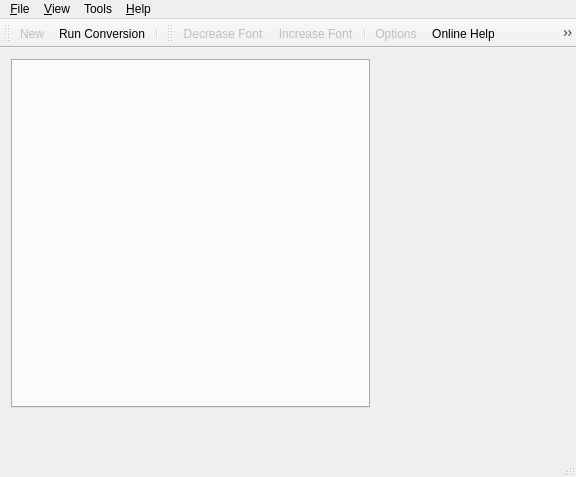
<?xml version="1.0" encoding="UTF-8"?>
<ui version="4.0">
 <class>MainWindow</class>
 <widget class="QMainWindow" name="MainWindow">
  <property name="geometry">
   <rect>
    <x>0</x>
    <y>0</y>
    <width>576</width>
    <height>477</height>
   </rect>
  </property>
  <property name="sizePolicy">
   <sizepolicy hsizetype="Maximum" vsizetype="Maximum">
    <horstretch>0</horstretch>
    <verstretch>0</verstretch>
   </sizepolicy>
  </property>
  <property name="windowTitle">
   <string>SQLines Studio</string>
  </property>
  <property name="windowIcon">
   <iconset resource="sqlines.qrc">
    <normaloff>:/images/sqlines.png</normaloff>:/images/sqlines.png</iconset>
  </property>
  <widget class="QWidget" name="centralWidget">
   <property name="sizePolicy">
    <sizepolicy hsizetype="Maximum" vsizetype="Maximum">
     <horstretch>0</horstretch>
     <verstretch>0</verstretch>
    </sizepolicy>
   </property>
   <property name="maximumSize">
    <size>
     <width>3000</width>
     <height>3000</height>
    </size>
   </property>
   <widget class="QWidget" name="verticalLayoutWidget">
    <property name="geometry">
     <rect>
      <x>0</x>
      <y>0</y>
      <width>381</width>
      <height>371</height>
     </rect>
    </property>
    <layout class="QVBoxLayout" name="verticalLayout">
     <property name="sizeConstraint">
      <enum>QLayout::SetMaximumSize</enum>
     </property>
     <item>
      <widget class="QTabWidget" name="mainTabWidget">
       <property name="sizePolicy">
        <sizepolicy hsizetype="Expanding" vsizetype="Expanding">
         <horstretch>1</horstretch>
         <verstretch>1</verstretch>
        </sizepolicy>
       </property>
      </widget>
     </item>
    </layout>
   </widget>
  </widget>
  <widget class="QMenuBar" name="menuBar">
   <property name="geometry">
    <rect>
     <x>0</x>
     <y>0</y>
     <width>576</width>
     <height>26</height>
    </rect>
   </property>
   <widget class="QMenu" name="menu_File">
    <property name="title">
     <string>&amp;File</string>
    </property>
    <addaction name="actionNew"/>
    <addaction name="actionOpen_file"/>
    <addaction name="actionRecent_files"/>
    <addaction name="separator"/>
    <addaction name="actionSave"/>
    <addaction name="actionSave_as"/>
    <addaction name="actionSave_all"/>
    <addaction name="separator"/>
    <addaction name="actionClose"/>
    <addaction name="actionClose_all"/>
    <addaction name="separator"/>
    <addaction name="actionExit"/>
   </widget>
   <widget class="QMenu" name="menuView">
    <property name="title">
     <string>&amp;View</string>
    </property>
    <widget class="QMenu" name="menuUI_Style">
     <property name="title">
      <string>UI Style</string>
     </property>
     <property name="icon">
      <iconset resource="sqlines.qrc">
       <normaloff>:/images/styles.png</normaloff>:/images/styles.png</iconset>
     </property>
     <addaction name="actionWindows_7"/>
     <addaction name="actionWindows_XP"/>
     <addaction name="actionWindows"/>
     <addaction name="separator"/>
     <addaction name="actionMacintosh"/>
     <addaction name="actionMotif"/>
     <addaction name="actionCDE"/>
     <addaction name="separator"/>
     <addaction name="actionPlastigue"/>
     <addaction name="actionCleanlooks"/>
     <addaction name="separator"/>
     <addaction name="actionDefaultStyle"/>
    </widget>
    <addaction name="actionIncrease_font"/>
    <addaction name="actionDecrease_font"/>
    <addaction name="separator"/>
    <addaction name="actionFind"/>
    <addaction name="actionReplace"/>
    <addaction name="separator"/>
    <addaction name="menuUI_Style"/>
   </widget>
   <widget class="QMenu" name="menuHelp">
    <property name="title">
     <string>&amp;Help</string>
    </property>
    <addaction name="actionOnline_help"/>
    <addaction name="separator"/>
    <addaction name="actionContact_us"/>
    <addaction name="actionAbout"/>
   </widget>
   <widget class="QMenu" name="menuTools">
    <property name="title">
     <string>Tools</string>
    </property>
    <addaction name="actionRun_Conversion"/>
    <addaction name="separator"/>
    <addaction name="actionOnline_conversion"/>
    <addaction name="separator"/>
    <addaction name="actionOptions"/>
   </widget>
   <addaction name="menu_File"/>
   <addaction name="menuView"/>
   <addaction name="menuTools"/>
   <addaction name="menuHelp"/>
  </widget>
  <widget class="QToolBar" name="mainToolBar">
   <property name="iconSize">
    <size>
     <width>24</width>
     <height>24</height>
    </size>
   </property>
   <attribute name="toolBarArea">
    <enum>TopToolBarArea</enum>
   </attribute>
   <attribute name="toolBarBreak">
    <bool>false</bool>
   </attribute>
   <addaction name="actionNew"/>
   <addaction name="actionRun_Conversion"/>
   <addaction name="separator"/>
  </widget>
  <widget class="QStatusBar" name="statusBar"/>
  <widget class="QToolBar" name="toolBar_4">
   <property name="windowTitle">
    <string>toolBar_4</string>
   </property>
   <property name="iconSize">
    <size>
     <width>24</width>
     <height>24</height>
    </size>
   </property>
   <attribute name="toolBarArea">
    <enum>TopToolBarArea</enum>
   </attribute>
   <attribute name="toolBarBreak">
    <bool>false</bool>
   </attribute>
   <addaction name="actionDecrease_font"/>
   <addaction name="actionIncrease_font"/>
   <addaction name="separator"/>
   <addaction name="actionOptions"/>
   <addaction name="actionOnline_help"/>
   <addaction name="actionOnline_conversion"/>
   <addaction name="actionContact_us"/>
  </widget>
  <action name="actionNew">
   <property name="enabled">
    <bool>false</bool>
   </property>
   <property name="icon">
    <iconset resource="sqlines.qrc">
     <normaloff>:/images/new.png</normaloff>
     <normalon>images/new.png</normalon>:/images/new.png</iconset>
   </property>
   <property name="text">
    <string>New</string>
   </property>
   <property name="toolTip">
    <string>Create new script</string>
   </property>
   <property name="shortcut">
    <string>Ctrl+N</string>
   </property>
  </action>
  <action name="actionRun_Conversion">
   <property name="icon">
    <iconset resource="sqlines.qrc">
     <normaloff>:/images/run.png</normaloff>:/images/run.png</iconset>
   </property>
   <property name="text">
    <string>Run Conversion</string>
   </property>
   <property name="toolTip">
    <string>Run Conversion</string>
   </property>
   <property name="shortcut">
    <string>F5</string>
   </property>
  </action>
  <action name="actionTerminate_Operation">
   <property name="icon">
    <iconset resource="sqlines.qrc">
     <normaloff>:/images/terminate.png</normaloff>:/images/terminate.png</iconset>
   </property>
   <property name="text">
    <string>Terminate Operation</string>
   </property>
   <property name="toolTip">
    <string>Terminate current operation</string>
   </property>
  </action>
  <action name="actionExit">
   <property name="text">
    <string>Exit</string>
   </property>
   <property name="toolTip">
    <string>Exit</string>
   </property>
  </action>
  <action name="actionOpen_file">
   <property name="enabled">
    <bool>false</bool>
   </property>
   <property name="icon">
    <iconset resource="sqlines.qrc">
     <normaloff>:/images/fileopen.png</normaloff>:/images/fileopen.png</iconset>
   </property>
   <property name="text">
    <string>Open File...</string>
   </property>
   <property name="shortcut">
    <string>Ctrl+O</string>
   </property>
  </action>
  <action name="actionSave">
   <property name="enabled">
    <bool>false</bool>
   </property>
   <property name="icon">
    <iconset resource="sqlines.qrc">
     <normaloff>:/images/filesave.png</normaloff>:/images/filesave.png</iconset>
   </property>
   <property name="text">
    <string>Save</string>
   </property>
   <property name="toolTip">
    <string>Save</string>
   </property>
   <property name="shortcut">
    <string>Ctrl+S</string>
   </property>
  </action>
  <action name="actionSave_as">
   <property name="enabled">
    <bool>false</bool>
   </property>
   <property name="text">
    <string>Save as...</string>
   </property>
  </action>
  <action name="actionSave_all">
   <property name="enabled">
    <bool>false</bool>
   </property>
   <property name="text">
    <string>Save all</string>
   </property>
  </action>
  <action name="actionClose">
   <property name="enabled">
    <bool>false</bool>
   </property>
   <property name="icon">
    <iconset resource="sqlines.qrc">
     <normaloff>:/images/fileclose.png</normaloff>:/images/fileclose.png</iconset>
   </property>
   <property name="text">
    <string>Close</string>
   </property>
  </action>
  <action name="actionClose_all">
   <property name="enabled">
    <bool>false</bool>
   </property>
   <property name="text">
    <string>Close all</string>
   </property>
  </action>
  <action name="actionRecent_files">
   <property name="enabled">
    <bool>false</bool>
   </property>
   <property name="text">
    <string>Recent Files</string>
   </property>
  </action>
  <action name="actionIncrease_font">
   <property name="enabled">
    <bool>false</bool>
   </property>
   <property name="icon">
    <iconset resource="sqlines.qrc">
     <normaloff>:/images/zoomin.png</normaloff>:/images/zoomin.png</iconset>
   </property>
   <property name="text">
    <string>Increase Font</string>
   </property>
   <property name="toolTip">
    <string>Increase font size</string>
   </property>
   <property name="shortcut">
    <string>Ctrl+=</string>
   </property>
  </action>
  <action name="actionDecrease_font">
   <property name="enabled">
    <bool>false</bool>
   </property>
   <property name="icon">
    <iconset resource="sqlines.qrc">
     <normaloff>:/images/zoomout.png</normaloff>:/images/zoomout.png</iconset>
   </property>
   <property name="text">
    <string>Decrease Font</string>
   </property>
   <property name="toolTip">
    <string>Decrease font size</string>
   </property>
   <property name="shortcut">
    <string>Ctrl+-</string>
   </property>
  </action>
  <action name="actionOnline_help">
   <property name="icon">
    <iconset resource="sqlines.qrc">
     <normaloff>:/images/documentation.png</normaloff>:/images/documentation.png</iconset>
   </property>
   <property name="text">
    <string>Online Help...</string>
   </property>
   <property name="shortcut">
    <string>F1</string>
   </property>
  </action>
  <action name="actionAbout">
   <property name="text">
    <string>About...</string>
   </property>
  </action>
  <action name="actionLicense_information">
   <property name="text">
    <string>License Information...</string>
   </property>
  </action>
  <action name="actionFind">
   <property name="enabled">
    <bool>false</bool>
   </property>
   <property name="icon">
    <iconset resource="sqlines.qrc">
     <normaloff>:/images/find.png</normaloff>:/images/find.png</iconset>
   </property>
   <property name="text">
    <string>Find...</string>
   </property>
   <property name="toolTip">
    <string>Find</string>
   </property>
   <property name="shortcut">
    <string>Ctrl+F</string>
   </property>
  </action>
  <action name="actionReplace">
   <property name="enabled">
    <bool>false</bool>
   </property>
   <property name="text">
    <string>Replace...</string>
   </property>
  </action>
  <action name="actionHorizontal_view">
   <property name="icon">
    <iconset resource="sqlines.qrc">
     <normaloff>:/images/vlayout.png</normaloff>:/images/vlayout.png</iconset>
   </property>
   <property name="text">
    <string>Horizontal View</string>
   </property>
  </action>
  <action name="actionVertical_view">
   <property name="icon">
    <iconset resource="sqlines.qrc">
     <normaloff>:/images/hlayout.png</normaloff>:/images/hlayout.png</iconset>
   </property>
   <property name="text">
    <string>Vertical View</string>
   </property>
  </action>
  <action name="actionOptions">
   <property name="enabled">
    <bool>false</bool>
   </property>
   <property name="icon">
    <iconset resource="sqlines.qrc">
     <normaloff>:/images/options.png</normaloff>:/images/options.png</iconset>
   </property>
   <property name="text">
    <string>Options...</string>
   </property>
   <property name="toolTip">
    <string>Studio Options</string>
   </property>
  </action>
  <action name="actionOnline_conversion">
   <property name="icon">
    <iconset resource="sqlines.qrc">
     <normaloff>:/images/online.png</normaloff>:/images/online.png</iconset>
   </property>
   <property name="text">
    <string>Online Conversion...</string>
   </property>
  </action>
  <action name="actionContact_us">
   <property name="icon">
    <iconset resource="sqlines.qrc">
     <normaloff>:/images/message.png</normaloff>:/images/message.png</iconset>
   </property>
   <property name="text">
    <string>Contact us...</string>
   </property>
  </action>
  <action name="actionWindows_7">
   <property name="checkable">
    <bool>true</bool>
   </property>
   <property name="text">
    <string>Windows 7</string>
   </property>
  </action>
  <action name="actionWindows_XP">
   <property name="checkable">
    <bool>true</bool>
   </property>
   <property name="text">
    <string>Windows XP</string>
   </property>
  </action>
  <action name="actionWindows">
   <property name="checkable">
    <bool>true</bool>
   </property>
   <property name="text">
    <string>Windows</string>
   </property>
  </action>
  <action name="actionMacintosh">
   <property name="checkable">
    <bool>true</bool>
   </property>
   <property name="text">
    <string>Macintosh</string>
   </property>
  </action>
  <action name="actionMotif">
   <property name="checkable">
    <bool>true</bool>
   </property>
   <property name="text">
    <string>Motif</string>
   </property>
  </action>
  <action name="actionCDE">
   <property name="checkable">
    <bool>true</bool>
   </property>
   <property name="text">
    <string>CDE</string>
   </property>
  </action>
  <action name="actionPlastigue">
   <property name="checkable">
    <bool>true</bool>
   </property>
   <property name="text">
    <string>Plastique</string>
   </property>
  </action>
  <action name="actionCleanlooks">
   <property name="checkable">
    <bool>true</bool>
   </property>
   <property name="text">
    <string>Cleanlooks</string>
   </property>
  </action>
  <action name="actionDefaultStyle">
   <property name="checkable">
    <bool>true</bool>
   </property>
   <property name="text">
    <string>Default</string>
   </property>
  </action>
  <action name="actionRecent_Files">
   <property name="enabled">
    <bool>false</bool>
   </property>
   <property name="text">
    <string>Recent Files</string>
   </property>
  </action>
 </widget>
 <layoutdefault spacing="6" margin="11"/>
 <resources>
  <include location="sqlines.qrc"/>
 </resources>
 <connections/>
</ui>
